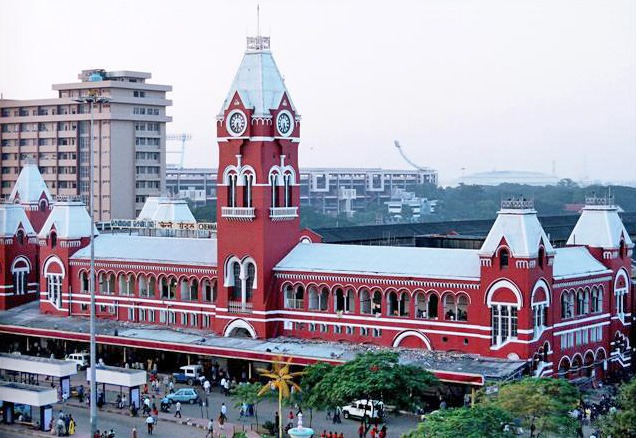
#> input picture Chennai_Central.jpg, 636 x 438 px
$ jupyter execute 'Image Translation.ipynb'
#> lines starting #> are read from the running program, lines starting #| are printed output that depends on the picture
# Ex. No: 04
## Image Translation Using OpenCV

**Name :** Harisha S    **Reg. No :** 212224230087    **Slot No :** T2-R34

# **Image Translation**

Write a Python program using OpenCV to perform image translation on the **"Given image"**.

The program should:

1. Import `cv2`, `numpy`, and `matplotlib.pyplot`.
2. Read the image **"given** in color mode.
3. Create a **translation matrix** that moves the image
   **50 pixels to the right** and **80 pixels down**.
4. Apply the translation
5. Display the following using a **1 × 2 layout** in Matplotlib:
   - **Original Image**
   - **Translated Image**

[cell 1]
# Import
import cv2
import numpy as np
import matplotlib.pyplot as plt

[cell 2]
# Read the image using OpenCV
image = cv2.imread('Chennai_Central.jpg')
#> image is the input picture: shape (438, 636, 3); mean B, G, R 166.9, 154, 157

[cell 3]
image.shape
#> Out = (438, 636, 3)

[cell 4]
# Display the images.
plt.imshow(image[:,:,::-1])
plt.title('Original Image')
plt.show()

[cell 5]
# i) Image Translation
tx, ty = 100, 200  # Translation factors (shift by 100 pixels horizontally and 50 vertically)
M_translation = np.float32([[1, 0, tx], [0, 1, ty]])  # Translation matrix:
# [1, 0, tx] - Horizontal shift by tx
# [0, 1, ty] - Vertical shift by ty
translated_image = cv2.warpAffine(image, M_translation, (636, 438))
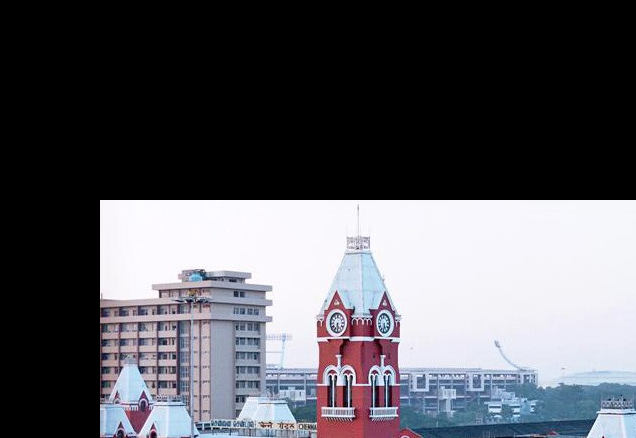
#> translated_image: shape (438, 636, 3); mean B, G, R 95.5, 89.6, 89.4

[cell 6]
plt.imshow(translated_image[:,:,::-1])
plt.title("Translated Image")
plt.axis('on')
plt.show()

# **Image Scaling**

Write a Python program using OpenCV to perform image scaling on the **given image**.

The program should:

1. Scale the image to:
   - **0.5 times** its original size (downscaling)
   - **2 times** its original size (upscaling)
2. Use `cv2.resize` with appropriate scaling factors.
5. Display the following using a **1 × 3 layout** in Matplotlib:
   - **Original Image**
   - **Downscaled Image (0.5×)**
   - **Upscaled Image (2×)**

[cell 7]
# Image Scaling
fx, fy = 2.0, 1.0
scaled_image = cv2.resize(image, None, fx=fx, fy=fy, interpolation=cv2.INTER_LINEAR)
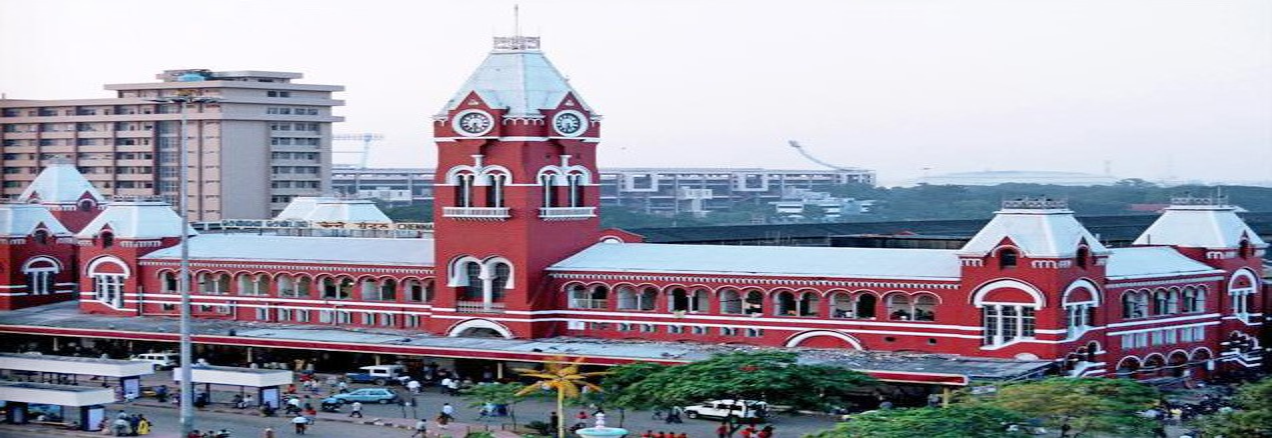
#> scaled_image: shape (438, 1272, 3); mean B, G, R 167, 154.1, 157.1

[cell 8]
plt.imshow(scaled_image[:,:,::-1])
plt.title("Scaled Image")
plt.axis('on')
plt.show()

# **Image Shearing**

Write a Python program using OpenCV to perform image shearing on the **given image**.

The program should:

1. Create a **shearing transformation matrix** to apply:
   - **Horizontal shearing**
   - **Vertical shearing**
2. Apply the shearing transformations.
3. Display the following using a **1 × 3 layout** in Matplotlib:
   - **Original Image**
   - **Horizontally Sheared Image**
   - **Vertically Sheared Image**

[cell 9]
# Image Shearing
shear_matrix = np.float32([[1, 0.5, 0], [0.5, 1, 0]])
sheared_image = cv2.warpAffine(image, shear_matrix, (636, 438))
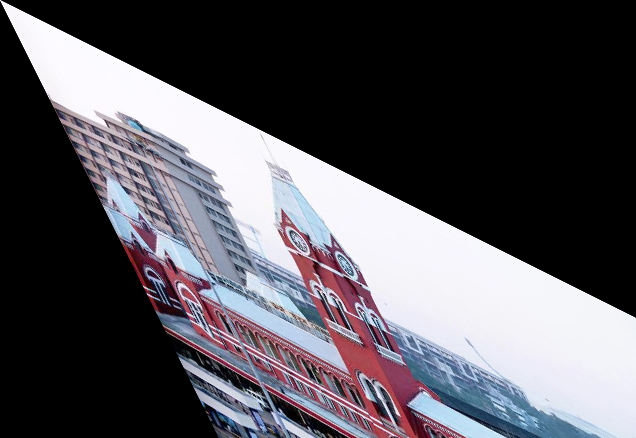
#> sheared_image: shape (438, 636, 3); mean B, G, R 89.8, 83.6, 85.7

[cell 10]
plt.imshow(sheared_image[:,:,::-1])
plt.title("Sheared Image")
plt.axis('on')
plt.show()

# **Image Reflection**

Write a Python program using OpenCV to perform image reflection on the **given image**.

The program should:

1. Generate the following reflected versions of the image:
   - **Horizontal Reflection** (flip left ↔ right)
   - **Vertical Reflection** (flip top ↔ bottom)
   - **Both-axis Reflection**
2. Use `cv2.flip` with appropriate flip codes.
3. Display the following using a **2 × 2 layout** in Matplotlib:
   - **Original Image**
   - **Horizontally Reflected Image**
   - **Vertically Reflected Image**
   - **Both-axis Reflected Image**

[cell 11]
# Image Reflection
reflected_image = cv2.flip(image, 2)
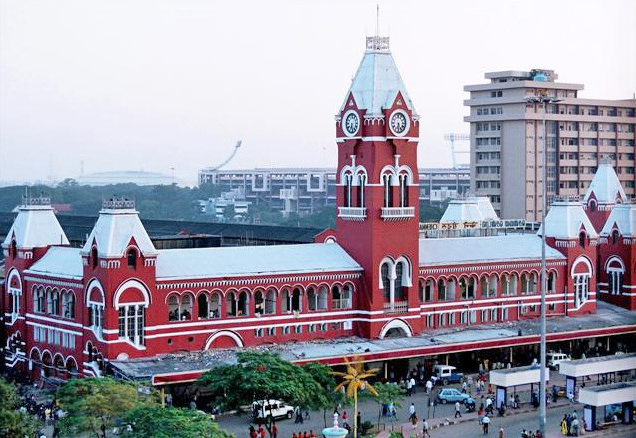
#> reflected_image: shape (438, 636, 3); mean B, G, R 166.9, 154, 157

[cell 12]
# Show original image
plt.figure(figsize=(10, 5))

plt.subplot(1, 2, 1)
plt.imshow(image[:, :, ::-1])
plt.title("Original Image")
plt.axis('off')

# Show reflected image
plt.subplot(1, 2, 2)
plt.imshow(reflected_image[:,:,::-1])
plt.title("Reflected Image")
plt.axis('off')

plt.tight_layout()
plt.show()
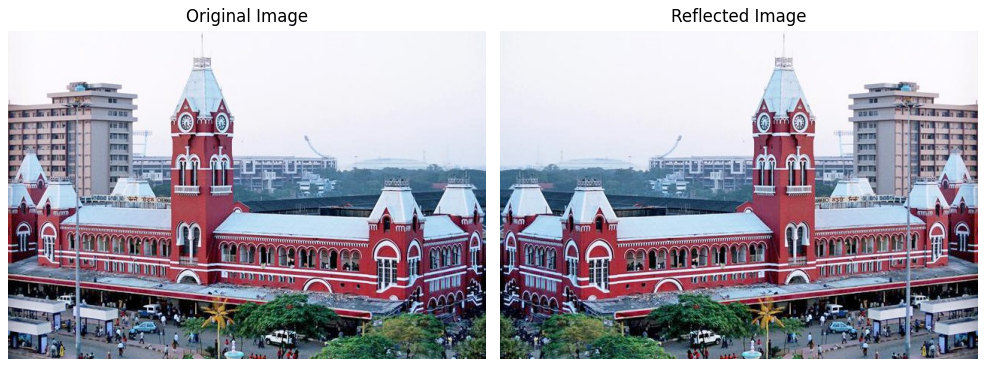
#> figure drawn by matplotlib, 2 panels

# **Image Rotation**

Write a Python program using OpenCV to perform **image rotation** on the **given image**.

The program should:

1. Rotate the image by:
   - **45 degrees**
   - **90 degrees**
2. Use `cv2.getRotationMatrix2D` and `cv2.warpAffine`.
3. Display the following using a **1 × 3 layout** in Matplotlib:
   - **Original Image**
   - **45° Rotated Image**
   - **90° Rotated Image**

[cell 13]
# Image Rotation
(height, width) = image.shape[:2]  # Get the image height and width
#> height = 438; width = 636
angle = 45  # Rotation angle in degrees (rotate by 45 degrees)
center = (width // 2, height // 2)  # Set the center of rotation to the image center
#> center = (318, 219)
M_rotation = cv2.getRotationMatrix2D(center, angle, 1)  # Get the rotation matrix
# getRotationMatrix2D: Takes the center of rotation, angle, and scale factor (1 means no scaling)
rotated_image = cv2.warpAffine(image, M_rotation, (width, height))  # Apply rotation
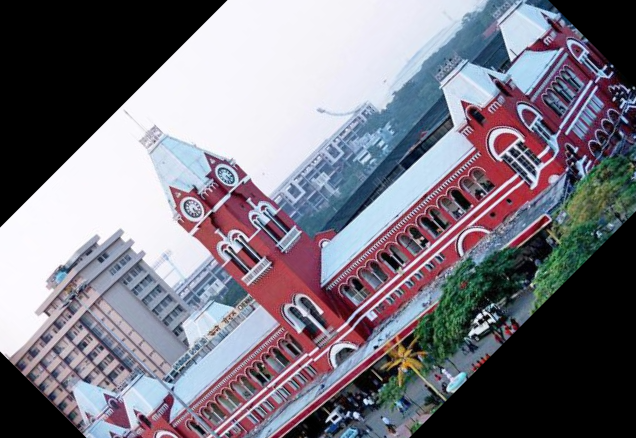
#> rotated_image: shape (438, 636, 3); mean B, G, R 129, 118.6, 121.9

[cell 14]
plt.imshow(cv2.cvtColor(rotated_image, cv2.COLOR_BGR2RGB))  # Display the rotated image
plt.title("Rotated Image")  # Set title
plt.axis('off')

[cell 15]
image .shape
#> Out = (438, 636, 3)

[cell 16]
angle = 145
center = (636 // 2, 438 // 2)
M_rotation = cv2.getRotationMatrix2D(center, angle, 1)
# getRotationMatrix2D: Takes the center of rotation, angle, and scale factor (1 means no scaling)
rotated_image = cv2.warpAffine(image, M_rotation, (width, height))
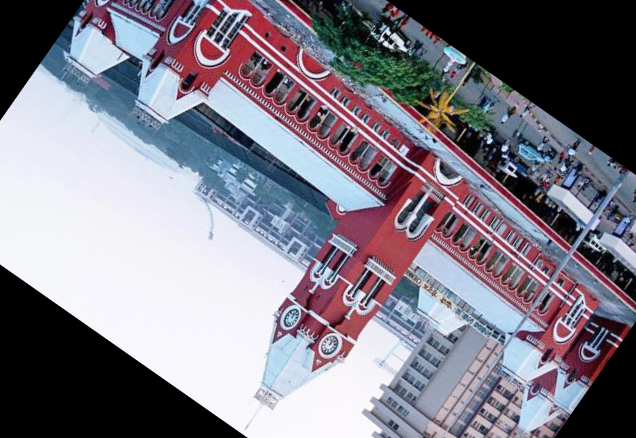
#> rotated_image: shape (438, 636, 3); mean B, G, R 136.2, 124.5, 128.2

[cell 17]
plt.imshow(rotated_image[:,:,::-1])  # Display the rotated image
plt.title("Rotated Image")  # Set title
plt.axis('off')
plt.show()

[cell 18]
# Image Cropping
x, y, w, h = 0, 0, 200, 150

cropped_image = image[y:y+h, x:x+w]   # Format: image[start_row:end_row, start_col:end_col]
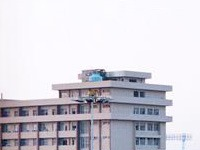
#> cropped_image: shape (150, 200, 3); mean B, G, R 215.8, 207.3, 209.5

[cell 19]
# Show original image
plt.figure(figsize=(10, 5))

plt.subplot(1, 2, 1)
plt.imshow(image[:, :, ::-1])
plt.title("Original Image")
plt.axis('on')

# Show reflected image
plt.subplot(1, 2, 2)
plt.imshow(cropped_image[:,:,::-1])
plt.title("Cropped Image")
plt.axis('on')

plt.tight_layout()
plt.show()
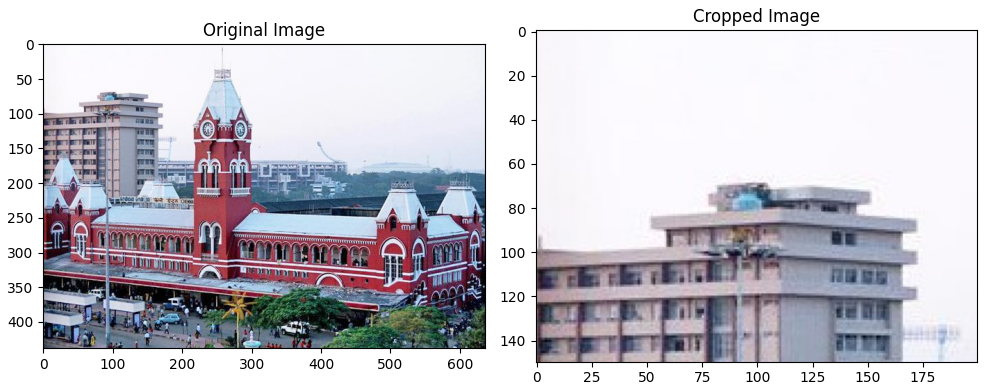
#> figure drawn by matplotlib, 2 panels

$ run again, with baseball.jpg copied over Chennai_Central.jpg
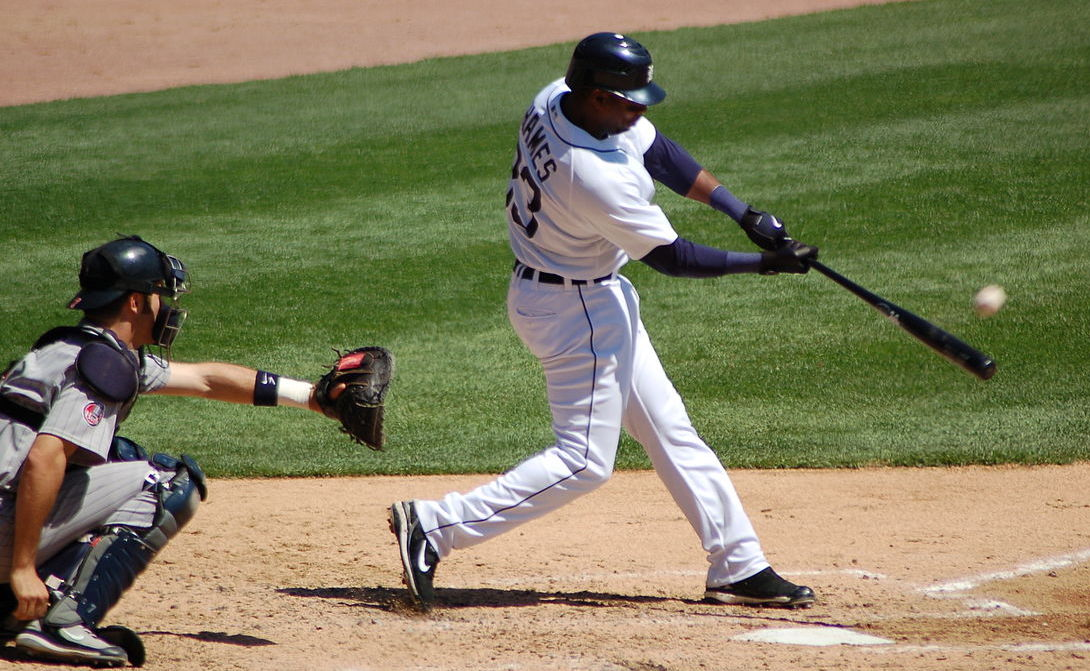
#> input picture baseball.jpg, 1090 x 671 px
#> image is the input picture: shape (671, 1090, 3); mean B, G, R 92.2, 124.4, 126.7
#> `cropped_image = image[y:y+h, x:x+w]`:
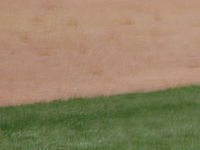
#> cropped_image: shape (150, 200, 3); mean B, G, R 99.8, 130.2, 146.3
#> `plt.show()`:
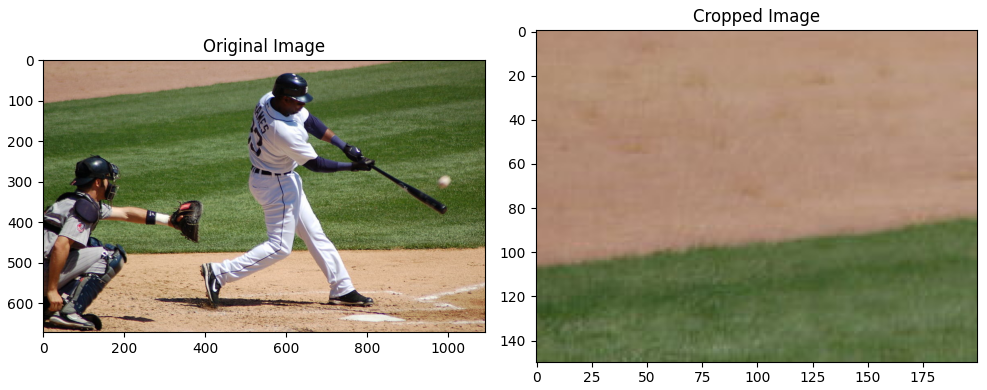
#> figure drawn by matplotlib, 2 panels
